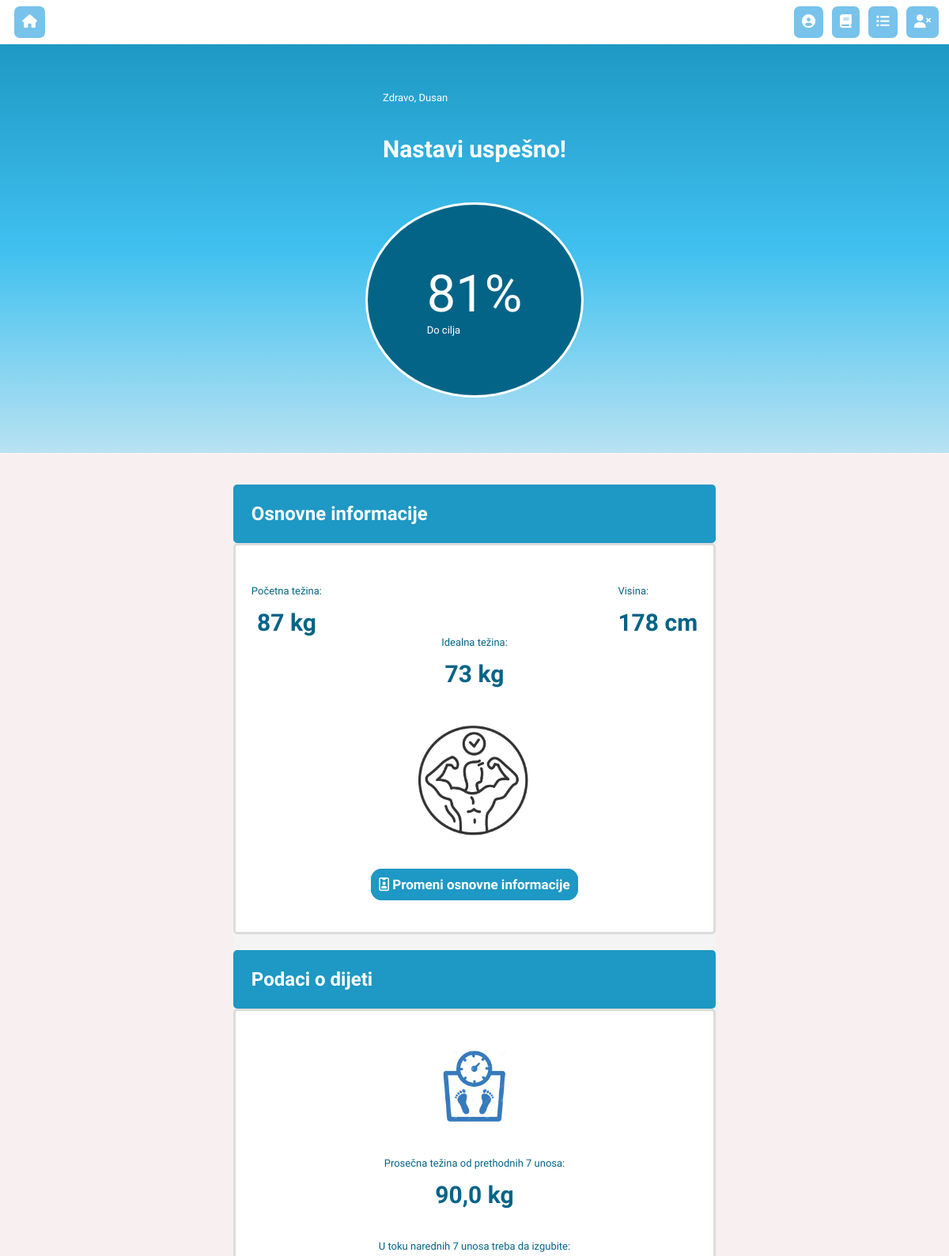
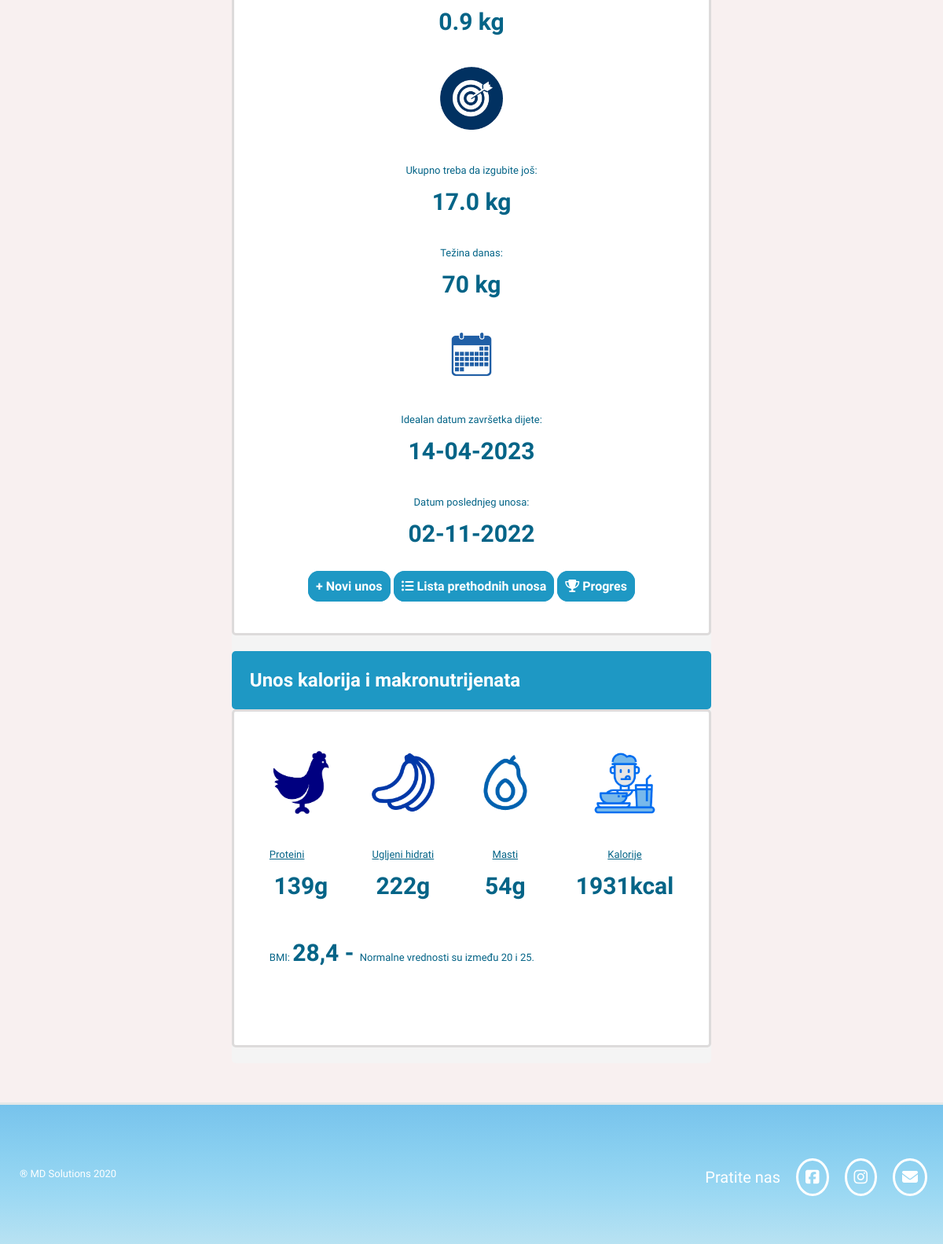
The page /overview/ (signed in) on the database its author committed (2 pictures, top to bottom).
### dijeta_je_meta/models.py (models this page shows, shortened)
class StartUserWeightAndHeight(models.Model):
    owner = models.ForeignKey(User, on_delete=models.CASCADE)
    ime = models.CharField(max_length=25, default="",
    validators=[MinLengthValidator(3)]
    )
    pocetna_tezina = models.IntegerField(
        default=0,
        validators=[
            MaxValueValidator(400),
            MinValueValidator(45)
        ]
    )
    visina = models.IntegerField(
        default=0,
        validators=[
            MaxValueValidator(250),
            MinValueValidator(140)
        ]
    )
    pol_m = "Muški"
    pol_z = "Ženski"
    polovi = [
        (pol_m,"Muški"),
        (pol_z,"Ženski")
    ]
    pol = models.CharField(max_length=6, choices=polovi,default=pol_m)

class CurrentWeight(models.Model):
    owner = models.ForeignKey(User, on_delete=models.CASCADE,blank=True)
    date_added = models.DateTimeField(auto_now_add=True)
    trenutna_tezina = models.IntegerField(
              default=0,
        validators=[
            MaxValueValidator(400),
            MinValueValidator(45)
        ]
    )
    detalji = models.TextField(blank=True)
    class Meta:
       ordering = ['-date_added']

### dijeta_je_meta/views.py (the view)
# urls.py: path("overview/", views.userinfo, name='userinfo'),
@login_required
def userinfo(request):
    info =  request.user.startuserweightandheight_set.all()
    context ={'info':info}
    if StartUserWeightAndHeight.objects.filter(owner=request.user):
        trenutna_tezina = StartUserWeightAndHeight.objects.filter(owner=request.user).first().pocetna_tezina
        idealna_tezina = round(ideal_weight(request))
        bmi = round(StartUserWeightAndHeight.objects.filter(owner=request.user).first().pocetna_tezina / pow(StartUserWeightAndHeight.objects.filter(owner=request.user).first().visina/100,2),1)
        macro_instance = WeightAndMacros(idealna_tezina,trenutna_tezina)
        macro_instance.calculate_macros(context)
        macro_instance.weight_diff(context)
        context['bmi'] = bmi
        context['trenutna_tezina'] = round(trenutna_tezina,1)
    if len(CurrentWeight.objects.filter(owner=request.user)) > 0:
       trenutna_tezina = CurrentWeight.objects.filter(owner=request.user).first().trenutna_tezina
       poslednji_unos = CurrentWeight.objects.filter(owner=request.user).first().date_added
       context['trenutna_tezina'] = trenutna_tezina
       context['poslednji_unos']=poslednji_unos
    if len(CurrentWeight.objects.filter(owner=request.user)) > 6:
        week = round(week_avg(request),1)
        bmi = round(week / pow(StartUserWeightAndHeight.objects.filter(owner=request.user).first().visina/100,2),1)
        macro_instance = WeightAndMacros(idealna_tezina,week)
        macro_instance.calculate_macros(context)
        macro_instance.weight_diff(context)
        if idealna_tezina > week:
            progres = round((week/idealna_tezina)*100)
        else:
            progres = round((idealna_tezina/week)*100)
        context['progres'] = progres
        context['bmi'] = bmi
        context['week_avg'] = week
    return render(request, "dijeta_je_meta/userinfo.html", context)

### dijeta_je_meta/views.py (called while the page is built)
def week_avg(request):
    counter = 6
    counter2 = 0
    while len(CurrentWeight.objects.filter(owner=request.user)) > counter:
        c = CurrentWeight.objects.filter(owner=request.user).order_by('date_added')[counter2:counter+1]
        counter += 7
        counter2 += 7
        week_avg = 0
        for i in range(7): # Sa for loopom ides kroz elemente liste koju si iznad napravio u query-ju!
            week_avg += c[i].trenutna_tezina
        week_avg = round(week_avg/7,2)
    return week_avg

def ideal_weight(request):
    if StartUserWeightAndHeight.objects.filter(owner=request.user):
        if StartUserWeightAndHeight.objects.filter(owner=request.user).first().pol == "Мuški":
           ideal_kg = 50+(0.91*(StartUserWeightAndHeight.objects.filter(owner=request.user).first().visina-152.4))
        else:
            ideal_kg = 50+(0.91*(StartUserWeightAndHeight.objects.filter(owner=request.user).first().visina-152.4))
        return ideal_kg

    def calculate_macros(self,context):
     context['proteini'] = self.protein
     context['idealna_tezina'] = self.idealna
     if self.trenutna > self.idealna:
        self.calories = self.calories - ((self.trenutna*2.2*13)*25/100)
        fat = round(self.calories*25/100/9)
        carbs = round(((self.calories- (self.protein*4 + fat*9))/4))
     elif self.trenutna < self.idealna:
        self.calories = self.calories + ((self.trenutna*2.2*13)*25/100)
        fat = round(self.calories*25/100/9)
        carbs = round((self.calories - (self.protein*4 + fat*9))/4)
     else:
        fat = round(self.calories*25/100/9)
        carbs = round((self.calories - (self.protein*4 + fat*9))/4)
     context['kalorije'] = round(self.calories)
     context['masti'] = fat
     context['carbs'] = carbs
     return context

### dijeta_je_meta/templates/dijeta_je_meta/userinfo.html (shortened to what this page needs)
{% extends "dijeta_je_meta/base.html" %}
{% load static %}
{% block content %}
  {% for i in info %}
  <div class="circle-back">
  <div class="center-main">
    <div class="start-text">
    <p>Zdravo, {{i.ime}}</p>
    <p class="head">Nastavi uspešno!</p>
    </div>
   </div>
  {% if week_avg > 0 %}
  <div class="center-main">
    <div class="progres-border">
     <p class="progres-font">{{progres}}%</p>
     <p>Do cilja</p>
    </div>
  </div>
  {% endif %}
  </div>
  <div class="center-main">
    <div id="userinfo">
    <h2 class="info-header">Osnovne informacije</h2>
    <div class="inner-info">
      <div class="info-flex">
        <div id="space">
          <p>Početna težina:</p>
          <p class="info-highlight"> {{i.pocetna_tezina}} kg</p>
        </div>
        <div>
          <p>Visina:</p>
          <p class="info-highlight"> {{i.visina}} cm</p>
        </div>
      </div>
      <div class="center">
        <div>
          <p>Idealna težina: </p>
          <p class="info-highlight">{{idealna_tezina}} kg</p>
        </div>
        <img src="../../static/dijeta_je_meta/images/ideal logo.png" alt="idealna tezina" class="resize">
      </div>
      <div class="center">
        <a href="{% url 'updateinfo' i.id %}" class="button" id="info-button"><i class="fa fa-id-badge"></i> Promeni osnovne informacije</a>
      </div>
    </div>
    <h2 class="info-header">Podaci o dijeti</h2>
    <div class="center">
    <div class="inner-info">
      {% if week_avg > 0 %}
      <img src="../../static/dijeta_je_meta/images/scale_logo2.png" alt="idealna tezina" class="resize2" class="center">
      <div class="p-space">
        <p>Prosečna težina od prethodnih 7 unosa: </p>
        <p class="info-highlight"> {{week_avg}} kg </p>
      </div>
      {% else %}
      <img src="../../static/dijeta_je_meta/images/scale_logo2.png" alt="slika vage" class="resize2" class="center">
      <div class="p-space">
        <p>Prosečna težina od prethodnih 7 unosa: </p>
        <p class="info-highlight"> Nemate 7 unosa </p>
      </div>
      {% endif %}
      <div class="p-space">
        <p>{{prosek|slice:43}}</p>
        <p class="info-highlight">{{prosek|slice:"43:51"}}</p>
      </div>
      <img src="../../static/dijeta_je_meta/images/target-icon-png-17.png" alt="slika mete" class="resize2" class="center">
      <div class="p-space">
        <p>{{razlika|slice:30}}</p>
        <p class="info-highlight">{{razlika|slice:"30:"}}</p>
      </div>
      <div class="p-space">
        <p>Težina danas:</p>
        <p class="info-highlight">{{trenutna_tezina}} kg</p>
      </div>
      <img src="../../static/dijeta_je_meta/images/c1-removebg-preview.png" alt="slika kalendara" class="resize2" class="center">
      <div class="p-space">
        <p>{{kraj|slice:31}}</p>
        <p class="info-highlight">{{kraj|slice:"31:"}}</p>
      </div>
      {% if poslednji_unos %}
      <div class="p-space">
        <p>Datum poslednjeg unosa:</p>
        <p class="info-highlight">{{poslednji_unos|date:"d-m-Y"}}</p>
      </div>
      {% else %}
      <p class="p-space">Datum poslednjeg unosa:  Nemate nijedan unos </p>
      {% endif %}
      <a href="{% url 'currentweight' %}"class="button">+ Novi unos</a>
      <a href="{% url 'weightlist' %}" class="button"><i class="fa fa-list-ul"></i> Lista prethodnih unosa</a>
      <a href="{% url 'history' %}" class="button"><i class="fa fa-trophy"></i> Progres</a>
    </div>
  </div>
  <h2 class="info-header">Unos kalorija i makronutrijenata</h2>
  <div class="inner-info">
    <div class="info-flex">
      <div class="macro">
        <img src="../../static/dijeta_je_meta/images/images.png" alt="slika kokoske" class="resize2" class="center">
        <p class="underline">Proteini</p>
        <p class="info-highlight">{{proteini}}g</p>
      </div>
      <div class="macro">
        <div class="center">
        <img src="../../static/dijeta_je_meta/images/banana-3-xxl.png" alt="slika banane" class="resize2">
        <p class="underline">Ugljeni hidrati</p>
        <p class="info-highlight">{{carbs}}g</p>
      </div>
      </div>
      <div class="macro">
        <div class="center">
        <img src="../../static/dijeta_je_meta/images/png-clipart-computer-icons-avocado-fruit-avocados-food-text-removebg-preview.png" alt="slika banane" class="resize2">
        <p class="underline">Masti</p>
        <p class="info-highlight">{{masti}}g</p>
      </div>
      </div>
      <div class="macro">
        <div class="center">
          <img src="../../static/dijeta_je_meta/images/Screenshot_4-removebg-preview.png" alt="slika banane" class="resize2">
          <p class="underline">Kalorije</p>
          <p class="info-highlight">{{kalorije}}kcal</p>
        </div>
      </div>
    </div>
    <p class="macro">BMI: <span class="info-highlight">{{bmi}} - </span>Normalne vrednosti su između 20 i 25.</p>
  </div>
 </div>
 </div>
  {% endfor %}
{% endblock %}

### dijeta_je_meta/static/dijeta_je_meta/css/other.css (style rules this page uses)
html { font-family: 'Abril Fatface', cursive; font-family: 'Koulen', cursive; font-family: 'Life Savers', cursive; font-family: 'Merriweather', serif; font-family: 'Philosopher', sans-serif; font-family: 'Radio Canada', sans-serif; scroll-behavior: smooth; background-color: rgb(248, 240, 240); }
* { box-sizing: border-box; padding: 0; margin: 0; }
p { font-size: 25px; }
.button { padding: 7px; background-color: rgb(30, 152, 196); color: white; border-style: solid; border-radius: 14px; border-color: rgb(30, 152, 196); font-weight: 1000; text-decoration: none; }
.center-main { margin-top: 40px; display: flex; justify-content: center; margin-bottom: 50px; }
#userinfo { background-color: rgb(244, 244, 244); border-radius: 5px; }
.info-header { background-color: rgb(30, 152, 196); color: white; font-weight: bold; padding: 23px; border-radius: 5px; }
.inner-info { padding-top: 50px; padding-bottom: 50px; padding-left: 20px; padding-right: 20px; border-radius: 5px; background-color: white; color: rgb(4, 100, 135); margin-bottom: 20px; border-color: rgb(221, 219, 219); border-style: solid; }
.info-flex { display: flex; justify-content: center; flex-wrap: wrap; }
#space { margin-right: auto; }
.center { text-align:center; position:relative; }
.resize { width: 150px; margin-top: 40px; margin-bottom: 40px; }
#info-button { text-align: center; margin-top: 15px; font-weight: bold; font-size: 17px; }
.info-highlight { text-align: center; margin-top: 15px; font-size: 30px; font-weight: bold; }
.p-space { margin-bottom: 40px; }
.resize2 { width: 80px; margin-bottom: 40px; }
.underline { text-decoration: underline; }
.macro { margin-bottom: 50px; padding-left: 25px; padding-right: 25px; }
.progres-border { border: 3px solid; border-radius: 50%; font-size: 40px; padding: 75px; color: white; background-color: rgb(4, 100, 135); }
.progres-font { font-size: 65px; }
.start-text { color: white; }
.head { margin-top: 40px; font-size: 30px; font-weight: bold; }
.circle-back { background: linear-gradient(rgb(30, 152, 196), rgb(63, 192, 239), #B8E2F2); margin-top: -10px; padding-top: 20px; padding-bottom: 20px; }
@media all and (min-width: 1025px) and (max-width: 1200px) { p { font-size: 13px; } }

### rows shown on the page
StartUserWeightAndHeight: ime "Dusan", progres "81", pocetna_tezina "87", visina "178", idealna_tezina "73", week_avg "90,0", prosek "U toku narednih 7 unosa treba da izgubite:", prosek "0.9 kg", razlika "Ukupno treba da izgubite još:", razlika "17.0 kg", trenutna_tezina "70", kraj "Idealan datum završetka dijete:", kraj "14-04-2023", proteini "139", carbs "222", masti "54", kalorije "1931", bmi "28,4"
CurrentWeight: date_added "02-11-2022"
